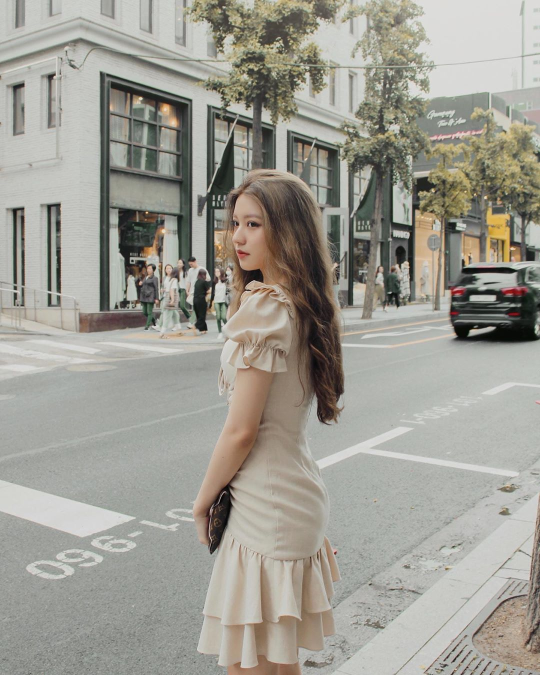
#> input picture xla/photos/example.jpg, 1080 x 1350 px (shown at 1/2 size)
$ python rescale.py
#> lines starting #> are read from the running program, lines starting #| are printed output that depends on the picture
import cv2

def rescale_frame(frame, scale = 0.75):
    width = int(frame.shape[1] * scale)
    height = int(frame.shape[0] * scale)

    return cv2.resize(frame, (width, height), interpolation= cv2.INTER_AREA)

img = cv2.imread('photos/example.jpg')
#> img is the input picture: shape (1350, 1080, 3); mean B, G, R 146.8, 155.7, 157.9

img_rescale = rescale_frame(img)
#> in rescale_frame, `return cv2.resize(frame, (width, height), interpolation= cv2.INTER_AREA)`:
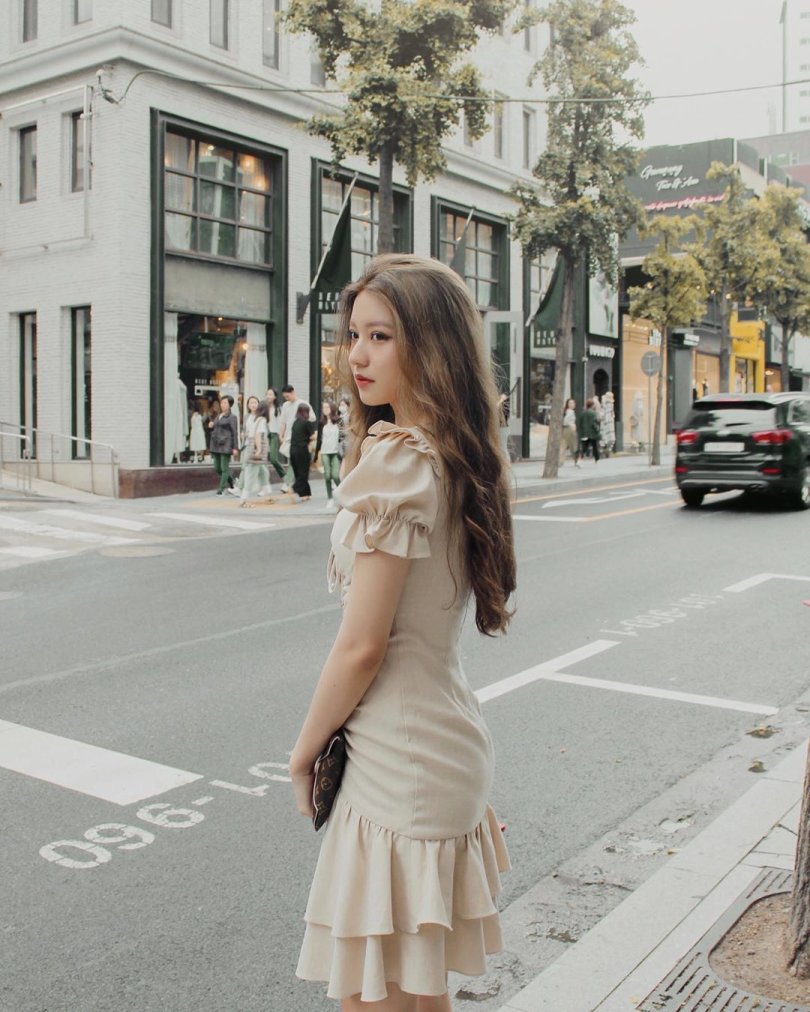
#> returned value: shape (1012, 810, 3); mean of channels 0, 1, 2 146.8, 155.7, 157.9; drawn as B, G, R

cv2.imshow('Photo', img)
cv2.imshow('Photo rescale', img_rescale)

# cv2.waitKey(0)

video = cv2.VideoCapture('videos/accident.mp4')

while True:
    isTrue, frame = video.read()
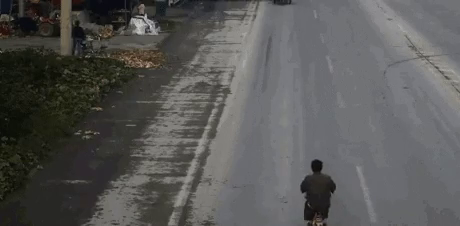
#> input picture frame 13 of xla/videos/accident.mp4, 460 x 226 px
#> frame is the input picture: shape (226, 460, 3); mean B, G, R 86.2, 87.5, 87.8
    frame_resize = rescale_frame(frame)

    cv2.imshow('frame', frame)
    cv2.imshow('frame rescale', frame_resize)

    if cv2.waitKey(20) & 0xFF == ord('d'):
#> (key Esc is pressed here)
        break
video.release()
cv2.destroyAllWindows()
